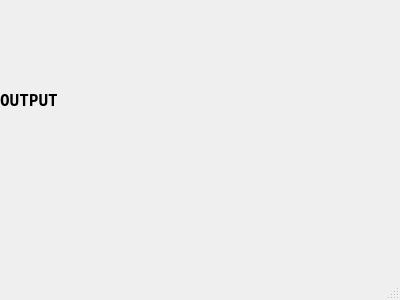
<?xml version="1.0" encoding="UTF-8"?>
<ui version="4.0">
 <class>MainWindow</class>
 <widget class="QMainWindow" name="MainWindow">
  <property name="geometry">
   <rect>
    <x>0</x>
    <y>0</y>
    <width>400</width>
    <height>300</height>
   </rect>
  </property>
  <property name="baseSize">
   <size>
    <width>300</width>
    <height>200</height>
   </size>
  </property>
  <property name="font">
   <font>
    <family>Terminal</family>
    <pointsize>12</pointsize>
   </font>
  </property>
  <property name="windowTitle">
   <string>AQM Base</string>
  </property>
  <widget class="QWidget" name="centralwidget">
   <widget class="QLabel" name="output">
    <property name="geometry">
     <rect>
      <x>0</x>
      <y>0</y>
      <width>300</width>
      <height>200</height>
     </rect>
    </property>
    <property name="baseSize">
     <size>
      <width>200</width>
      <height>50</height>
     </size>
    </property>
    <property name="font">
     <font>
      <family>Terminal</family>
      <pointsize>12</pointsize>
      <weight>75</weight>
      <bold>true</bold>
     </font>
    </property>
    <property name="text">
     <string>OUTPUT</string>
    </property>
   </widget>
  </widget>
  <widget class="QStatusBar" name="statusbar"/>
 </widget>
 <resources/>
 <connections/>
</ui>
